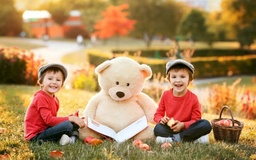
#> input picture pythonProject3/part1/part1.jpg, 256 x 160 px, shrunk from 1200 x 750 before the run
$ python part1.py
#> lines starting #> are read from the running program, lines starting #| are printed output that depends on the picture
# LA HW3
# Samin
import matplotlib.pyplot as plt
import numpy as np
from PIL import Image
from numpy import asarray

# load the image
address = input("Enter image name ( with file type) :")
#> the answer given: part1/part1.jpg
image = Image.open(address)
#> image is the input picture: PIL image 256x160 RGB; mean R, G, B 173, 135.1, 91
# convert image to numpy array
data = asarray(image)

sz = data.size
#> sz = 122880
wd = image.width
#> wd = 256
ht = image.height
#> ht = 160
r = np.array([data[0][0][0]])
#> r = [164]
g = np.array([data[0][0][1]])
#> g = [116]
b = np.array([data[0][0][2]])
#> b = [52]
k = 0
# [9 lines of commented-out code are left out]

for i in range(1, ht):
    for j in range(1, wd):
        r = np.append(r, data[i][j][0])
        g = np.append(g, data[i][j][1])
        b = np.append(b, data[i][j][2])
        k = k + 1
#> after the loop, k = 40545

plt.figure(figsize=(15, 15))
color = np.arange(0, k + 1)
fig, ax = plt.subplots(3, 1)
ax[0].plot(color, r, color="red")
ax[0].set_title("Red color distribution")
ax[0].set_xlabel("Pixel")
ax[0].set_ylabel("color")
ax[1].plot(color, g, color="green")
ax[1].set_title("Green color distribution")
ax[1].set_xlabel("Pixel")
ax[1].set_ylabel("color")
ax[2].plot(color, b, color="blue")
ax[2].set_title("Blue color distribution")
ax[2].set_xlabel("Pixel")
ax[2].set_ylabel("color")
fig.tight_layout()
plt.show()
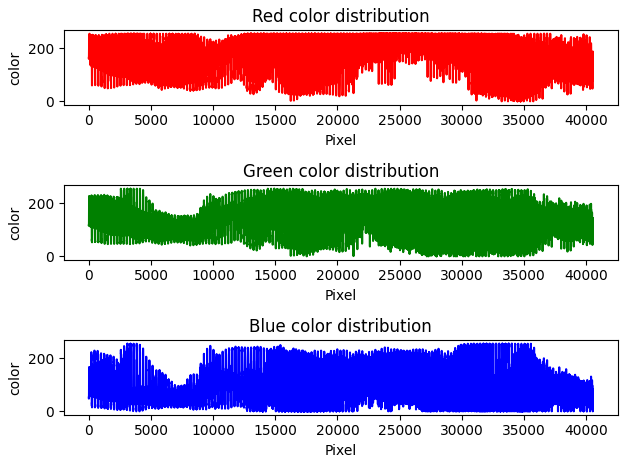
#> figure drawn by matplotlib, 3 panels; panel 1: curve peaks at x = 53, y = 255; panel 2: curve peaks at x = 2576, y = 255; panel 3: curve peaks at x = 3091, y = 255
